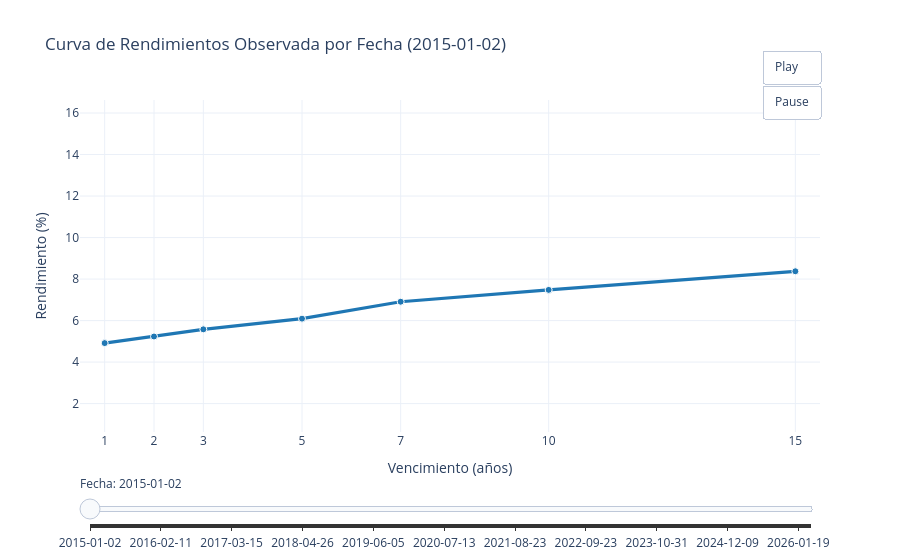

Here is the notebook cell this chart was saved with:
### Markdown cell above
# Dinamica de los rendimientos a lo largo del tiempo

### Code cell
# gráfico animado de rendimientos observados por fecha (sin ajuste NS/NSS)
import pandas as pd
import numpy as np
import plotly.graph_objects as go

# vencimientos disponibles en la base actual
maturity_map = {
    1: "r_1yr",
    2: "r_2yr",
    3: "r_3yr",
    5: "r_5yr",
    7: "r_7yr",
    10: "r_10yr",
    15: "r_15yr",
}
maturities = np.array(list(maturity_map.keys()), dtype=float)
yield_cols = [maturity_map[m] for m in maturities]

# preparar datos
df_points = df[["fecha"] + yield_cols].copy()
df_points["fecha"] = pd.to_datetime(df_points["fecha"], errors="coerce")
df_points = (
    df_points
    .dropna(subset=["fecha"])
    .sort_values("fecha")
    .reset_index(drop=True)
)

# usar TODAS las fechas disponibles (sin muestreo)
if df_points.empty:
    raise ValueError("No hay filas válidas para construir el gráfico de rendimientos.")

frames = []
for _, row in df_points.iterrows():
    yvals = row[yield_cols].astype(float).to_numpy()
    valid_mask = np.isfinite(yvals)

    x_obs = maturities[valid_mask]
    y_obs = yvals[valid_mask]

    if x_obs.size == 0:
        continue

    # asegurar orden por vencimiento para que la línea se dibuje correctamente
    order = np.argsort(x_obs)
    x_obs = x_obs[order]
    y_obs = y_obs[order]

    frame_name = row["fecha"].strftime("%Y-%m-%d")
    xmin = float(x_obs.min() - 0.5)
    xmax = float(x_obs.max() + 0.5)

    frames.append(
        go.Frame(
            name=frame_name,
            data=[
                # Scatter (no WebGL) suele ser más robusto en notebooks para mostrar líneas
                go.Scatter(
                    x=x_obs,
                    y=y_obs,
                    mode="lines+markers",
                    connectgaps=True,
                    name="Curva observada",
                    line=dict(width=3.2, color="#1f77b4"),
                    marker=dict(size=7, color="#1f77b4", line=dict(width=1.0, color="#ffffff")),
                )
            ],
            # Eje X adaptativo por fecha
            layout=go.Layout(
                title=dict(text=f"Curva de Rendimientos Observada por Fecha ({frame_name})"),
                xaxis=dict(
                    range=[xmin, xmax],
                    tickmode="array",
                    tickvals=x_obs.tolist(),
                    autorange=False,
                ),
            ),
        )
    )

if not frames:
    raise ValueError("No hay frames válidos para animar (todas las observaciones están vacías).")

# figura base
fig = go.Figure(data=frames[0].data, frames=frames)

slider_steps = [
    {
        "args": [[fr.name], {"frame": {"duration": 0, "redraw": True}, "mode": "immediate", "transition": {"duration": 0}}],
        "label": fr.name,
        "method": "animate",
    }
    for fr in frames
]

# rango y global para mantener comparabilidad temporal
ymin = float(np.nanmin(df_points[yield_cols].to_numpy()))
ymax = float(np.nanmax(df_points[yield_cols].to_numpy()))
pad = (ymax - ymin) * 0.08 if ymax > ymin else 0.5

x0 = np.asarray(frames[0].data[0].x, dtype=float)
x0min = float(x0.min() - 0.5)
x0max = float(x0.max() + 0.5)

fig.update_layout(
    title=f"Curva de Rendimientos Observada por Fecha ({frames[0].name})",
    xaxis_title="Vencimiento (años)",
    yaxis_title="Rendimiento (%)",
    xaxis=dict(
        range=[x0min, x0max],
        tickmode="array",
        tickvals=x0.tolist(),
    ),
    yaxis=dict(range=[ymin - pad, ymax + pad]),
    template="plotly_white",
    hovermode="x unified",
    sliders=[
        {
            "active": 0,
            "currentvalue": {"prefix": "Fecha: "},
            "pad": {"t": 40},
            "steps": slider_steps,
        }
    ],
    updatemenus=[
        {
            "type": "buttons",
            "showactive": False,
            "x": 1.0,
            "y": 1.15,
            "xanchor": "right",
            "yanchor": "top",
            "buttons": [
                {
                    "label": "Play",
                    "method": "animate",
                    "args": [
                        None,
                        {
                            "frame": {"duration": 80, "redraw": True},
                            "fromcurrent": True,
                            "transition": {"duration": 0},
                            "mode": "immediate",
                        },
                    ],
                },
                {
                    "label": "Pause",
                    "method": "animate",
                    "args": [[None], {"frame": {"duration": 0, "redraw": False}, "mode": "immediate"}],
                },
            ],
        }
    ],
)

fig.show()
